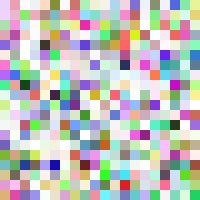
Frame 1 (no input)
Frame 60 (the mouse pressed at the canvas centre just before this capture): identical to frame 1, image omitted
Frame 120 (the mouse held since frame 60 and released just before this capture): identical to frame 1, image omitted

The Processing sketch that drew this single still picture (run headless with seeded random() and noise(); from frame 60 on, the mouse is pressed at the canvas centre):

// Processing sketch: exercise06_08_random_color_loop_grid_sketch
// ── exercise06_08_random_color_loop_grid_sketch.pde
int GRID_ITEM_SIZE = 10;
int x = 0;
int y = 0;

void setup() {
  size(200, 200);
  noStroke();
  background(255);
}

void draw() {
  x = constrain(x, 0, width);
  y = constrain(y, 0, height);
  for(x = 0; x < width && y < height; x = x + GRID_ITEM_SIZE) {
    fill(random(255), random(255), random(255), random(255));
    rect(x, y, GRID_ITEM_SIZE, GRID_ITEM_SIZE);

    if(x == (width - GRID_ITEM_SIZE)) {
      x = -GRID_ITEM_SIZE;
      y = y + GRID_ITEM_SIZE;
    }
  }
}
